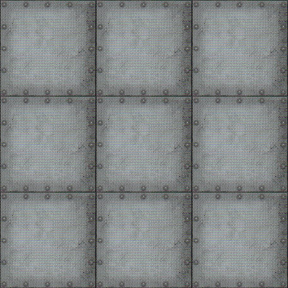

Tiled map render using the project's own tile images. Description and the whole map definition, tile-layer contents included, below:
An orthogonal 3x3 tile map with 96x96 px tiles, 3 tile layers (Floor, Pit, Wall).

<map version="1.2" tiledversion="1.2.2" orientation="orthogonal" renderorder="right-down" width="3" height="3" tilewidth="96" tileheight="96" infinite="0" nextlayerid="4" nextobjectid="1">
 <tileset firstgid="1" source="../RoboRallyTiles.tsx" />
 <layer id="1" name="Floor" width="3" height="3">
  <data encoding="csv">
5,5,5,
5,5,5,
5,5,5
</data>
 </layer>
 <layer id="3" name="Pit" width="3" height="3">
  <data encoding="csv">
0,0,0,
0,0,0,
0,0,0
</data>
 </layer>
 <layer id="2" name="Wall" width="3" height="3">
  <data encoding="csv">
0,0,0,
0,0,0,
0,0,0
</data>
 </layer>
</map>
